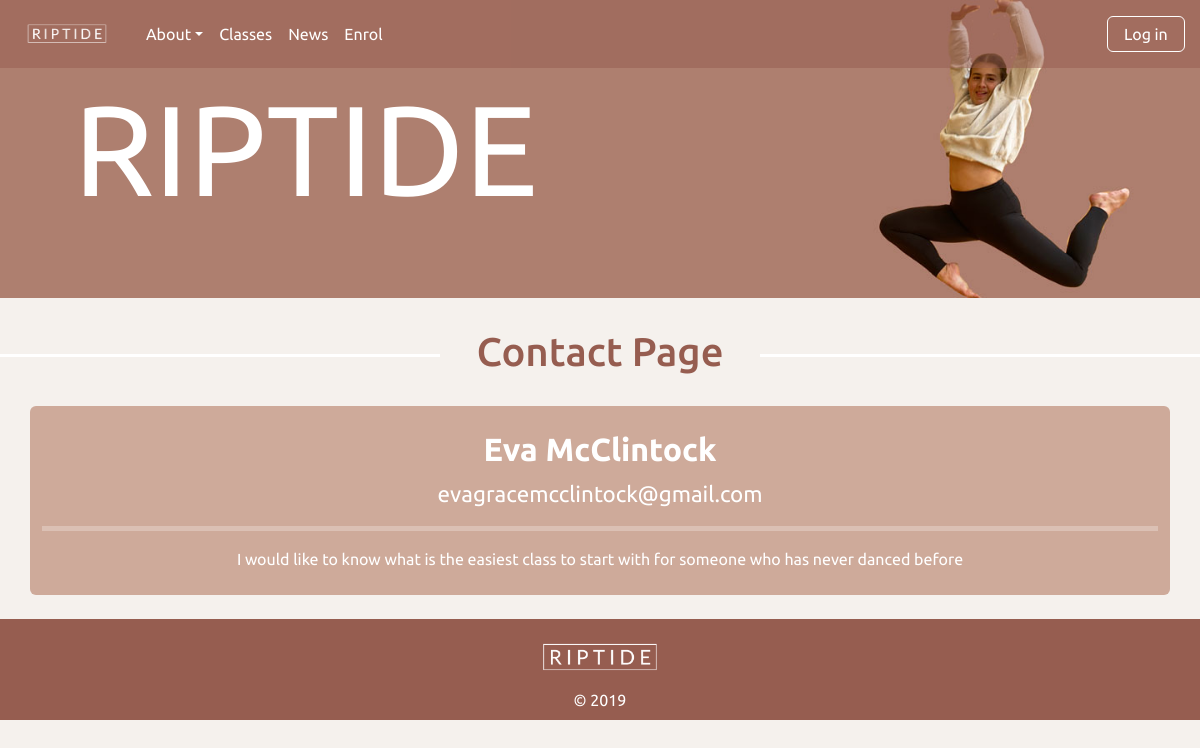
/contact, run on an earlier commit of the app's database.
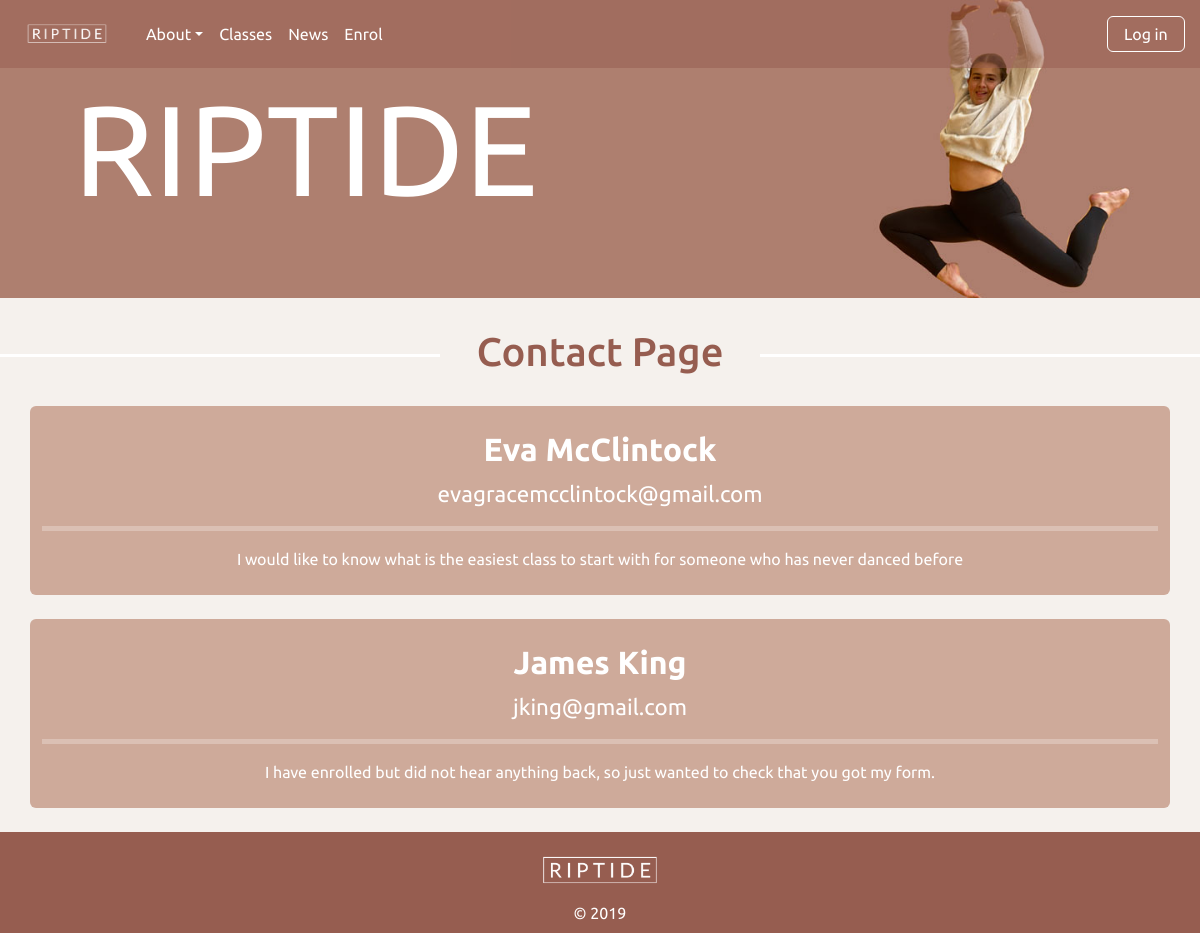
And on a later commit of the database.
### tables this page shows
CREATE TABLE contact(
    contact_id integer primary key autoincrement not null,
    contact_name text not null,
    email text not null unique,
    message not null,
    newsdate integer not null
);

### server.py (the view)
@app.route('/contact')
def contact():
    data = request.args
    sql = """select contact_name, email, message, newsdate from contact"""
    result = run_search_query_tuples(sql, (), db_path, True)
    return render_template("contact.html", contact=result)

### db_functions.py (called while the page is built)
def run_search_query_tuples(sql_query,values_tuple, file_path, rowfactory=False):
    result = None
    try:
        db = sqlite3.connect(file_path)
        if rowfactory:
            db.row_factory = sqlite3.Row
        cursor = db.cursor()
        cursor.execute(sql_query,values_tuple)
        result = cursor.fetchall()
        cursor.close()
    except sqlite3.Error as error:
        print("Error running search query tuples: {}".format(error))
        return None
    db.close()
    if result is None:
        print("No search values were found")
    return result

### templates/contact.html (shortened to what this page needs)
{% extends "layout.html" %}
{% block banner %}
static/images/molly_banner3.jpg
{% endblock %}
{% block content %}
<h1>Contact Page</h1>
{% for row in contact %}
<div class="container container-fluid form-background py-4 rounded">
    <h4><b>{{ row['contact_name'] }}</b></h4>
    <div class="subtitle">{{ row['email'] }}</div>
    <hr>
    <p class="news-text">{{ row['message'] }}</p>
</div>
    <br>
{%  endfor %}
{% endblock %}

### templates/layout.html (shortened to what this page needs)
<!DOCTYPE html>
<html lang="en">
<head>
    <link href="https://cdn.jsdelivr.net/npm/bootstrap@5.2.3/dist/css/bootstrap.min.css" rel="stylesheet">
    <link rel="stylesheet" href="static/styles.css">
</head>
<body>
<nav id="Home" class="navbar navbar-expand-sm fixed-top">
  <div class="container-fluid">
    <div class="collapse navbar-collapse" id="collapsibleNavbar">
      <ul class="navbar-nav">
        <a class="navbar-brand" href="{{url_for('index')}}"><img class="nav-logo" src="static/images/Riptide-1.png"></a>
        <li class="nav-item dropdown">
          <a class="nav-link dropdown-toggle" href="{{url_for('about')}}" role="button" data-bs-toggle="dropdown">About</a>
        </li>
        <li class="nav-item">
          <a class="nav-link" href={{url_for('classes')}}>Classes</a>
        </li>
        <li class="nav-item">
          <a class="nav-link" href="{{url_for('news')}}">News</a>
        </li>
        <li class="nav-item">
          <a class="nav-link" href="{{url_for('enrol')}}">Enrol</a>
        </li>
      </ul>
<div class="ms-auto">
        {% if session and session['authorisation'] == 0 or session['authorisation'] == 1 %}
        <a class="nav-link btn btn-outline" href="{{url_for('logout')}}#">Logout</a>
        {% else %}
        <a class="nav-link btn btn-outline" href="{{url_for('login')}}">Log in</a>
        {% endif %}
    </div>
  </div>
</div>
    </nav>
<div class="img-container">
<img class="img-fluid" src="{%block banner %}{% endblock %}" alt="">
<div class="banner">RIPTIDE</div>
<div class="banner-quote">{%block quote %}{% endblock %}</div>
</div>
{% block content %}
{% endblock %}
<footer class="footer-content">
    <img class="footer-image" src="static/images/Riptide-1.png">
    <div>&copy; 2019</div>
    </footer>
</body>
</html>

### static/styles.css (style rules this page uses)
body { font-family: 'Ubuntu', sans-serif; background-color: rgb(245,241,237); }
.navbar { background-color: rgba(150,93,80,0.5); }
.nav-item { margin: auto; }
.nav-link { color:white; }
.nav-logo { max-width: 110px; }
.btn-outline { border: 1px solid white; padding: 0.3em 1em; }
.form-background { background-color: rgb(206, 170, 154) }
.img-container { position: relative; text-align: center; color: rgb(255,255,255); }
.banner { position: absolute; top: 50%; left: 10%; transform: translate(-10%, -50%); font-size: 8em; }
.banner-quote { position: absolute; top: 76%; left: 10%; transform: translate(-10%, -50%); font-size: 1.5em; text-align: center; font-style: italic; padding: 1em 1em; color: rgb(255,255,255); }
h1 { padding:0; overflow: hidden; color:rgb(150,93,80); display: table; white-space: nowrap; margin: 0.75em 0; scroll-margin-top: 3em; }
h1:before, h1:after { border-top: 3px solid rgb(255,255,255); content: ''; display: table-cell; position: relative; top: 0.65em; width: 50%; }
h1:before { right: 3%; }
h1:after { left: 3%; }
h4 { text-align: center; color: rgb(255,255,255); font-size: 2em; }
p { padding:0 4em 0 4em; margin:auto; text-align: center; font-size: 1.3em; }
.footer-content { background-color: rgb(150,93,80); text-align: center; padding: 0.5em 0 0.5em 0; color: white; }
.footer-image { max-width: 160px; }
.btn { color: white; margin: 0.2em; }
.subtitle { text-align: center; font-size: 1.4em; color: white; }
.news-text { text-align: center; font-size: 1em; color: white; }
hr { color:white; border-width: 5px; }

What changed in the data, as far as the page shows it:
added contact: contact_name "James King", email "jking@gmail.com", message "I have enrolled but did not hear anything back, so just wanted to check that you got my form."
